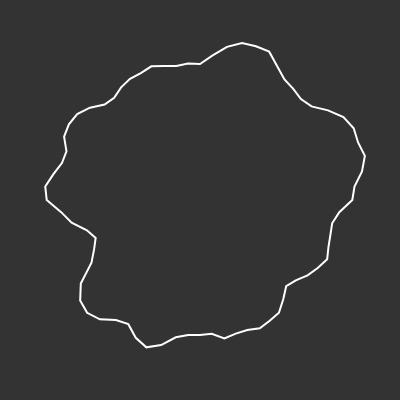
Frame 1 (no input)
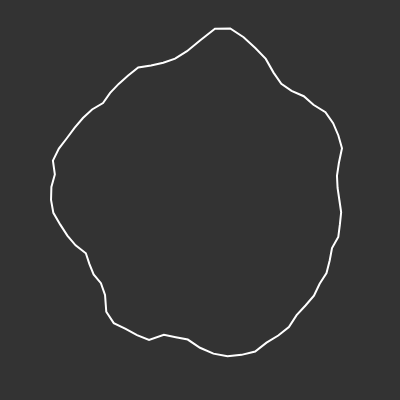
Frame 60 (no input)
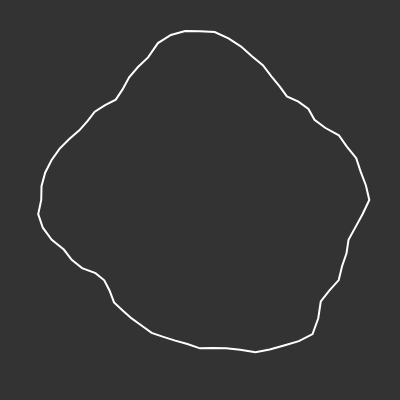
Frame 120 (the mouse pressed at the canvas centre since frame 60)

The p5.js sketch that drew these frames (run headless with seeded random() and noise() and a simulated clock; from frame 60 on, the mouse is pressed at the canvas centre):

// p5.js sketch
// ── sketch.js

let slider;
let phase = 0;
let zoff = 0;

function setup() {
    createCanvas(400, 400);
    slider = createSlider(0, 10, 3, 0.1);
}

function draw() {
    background(51);
    translate(width / 2, height / 2);
    stroke(255);
    strokeWeight(2);
    noFill();

    const noiseMax = slider.value();
    beginShape();
    for (let angle = 0; angle < TWO_PI; angle += radians(5)) {
        const xoff = map(cos(angle + phase), -1, 1, 0, noiseMax);
        const yoff = map(sin(angle + phase), -1, 1, 0, noiseMax);
        const r = map(noise(xoff, yoff, zoff), 0, 1, 100, height / 2);
        vertex(r * cos(angle), r * sin(angle));
    }
    endShape(CLOSE);

    phase += 0.003;
    zoff += 0.01;
}
